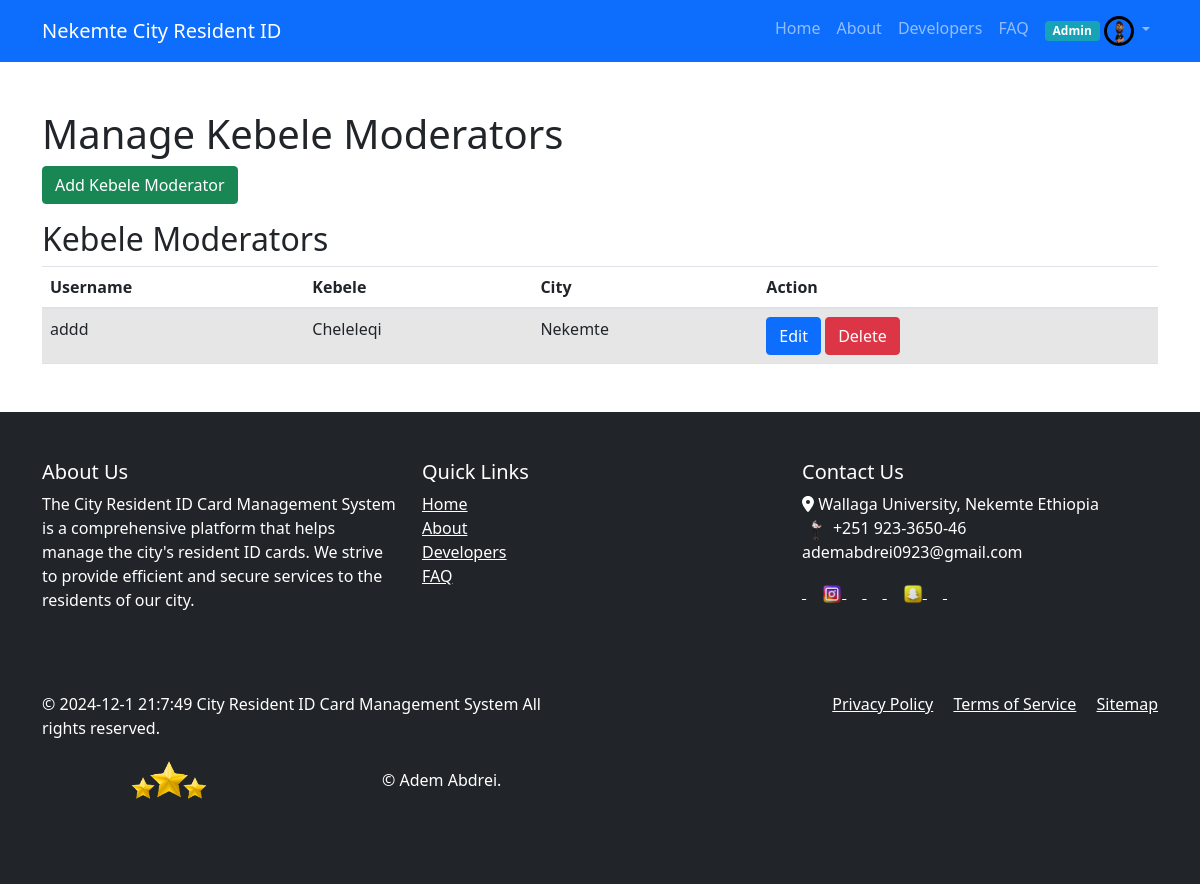
Screenshot of /admin/admin_manage_kebele_moderators.php (signed in) with the database file from the repository.
### tables this page shows
CREATE TABLE `kebelemoderator` (
  `kebeleModerator_id` int(11) NOT NULL,
  `username` varchar(50) NOT NULL,
  `password` varchar(255) NOT NULL,
  `full_name` varchar(100) NOT NULL,
  `image` varchar(255) DEFAULT NULL,
  `moderator_id` int(11) DEFAULT NULL,
  `kebele_id` int(11) DEFAULT NULL,
  `status` enum('active','inactive') DEFAULT 'active'
);

CREATE TABLE `kebele` (
  `kebele_id` int(11) NOT NULL,
  `kebele_name` varchar(50) NOT NULL,
  `city_id` int(11) DEFAULT NULL
);

CREATE TABLE `city` (
  `city_id` int(11) NOT NULL,
  `city_name` varchar(50) NOT NULL,
  `woreda_id` int(11) DEFAULT NULL
);

### admin/admin_manage_kebele_moderators.php (the view, shortened to what this page needs)
<?php
require_once '../includes/db_connection.php';
$getModeratorsQuery = "
    SELECT km.kebeleModerator_id, km.username, k.kebele_name, c.city_name
    FROM kebeleModerator km
    LEFT JOIN kebele k ON km.kebele_id = k.kebele_id
    LEFT JOIN city c ON k.city_id = c.city_id
    ORDER BY km.username
";
$getModeratorsStmt = $conn->prepare($getModeratorsQuery);
$getModeratorsStmt->execute();
$moderatorsResult = $getModeratorsStmt->get_result();
include '../includes/header.php';
?>
<!DOCTYPE html>
<html lang="en">
<head>
    <link rel="stylesheet" href="https://cdn.jsdelivr.net/npm/bootstrap@5.1.3/dist/css/bootstrap.min.css">
</head>
<body>
    <div class="container my-5">
        <h1>Manage Kebele Moderators</h1>
        <button type="button" class="btn btn-success mb-3" data-bs-toggle="modal" data-bs-target="#addModeratorModal">
            Add Kebele Moderator
        </button>
        <h2>Kebele Moderators</h2>
        <table class="table table-striped">
            <thead>
                <tr>
                    <th>Username</th>
                    <th>Kebele</th>
                    <th>City</th>
                    <th>Action</th>
                </tr>
            </thead>
            <tbody>
                <?php while ($row = $moderatorsResult->fetch_assoc()) : ?>
                    <tr>
                        <td><?php echo htmlspecialchars($row['username']); ?></td>
                        <td><?php echo htmlspecialchars($row['kebele_name']); ?></td>
                        <td><?php echo htmlspecialchars($row['city_name']); ?></td>
                        <td>
                            <button type="button" class="btn btn-primary editBtn" data-bs-toggle="modal" data-bs-target="#editModeratorModal" data-id="<?php echo $row['kebeleModerator_id']; ?>" data-username="<?php echo htmlspecialchars($row['username']); ?>" data-kebele="<?php echo htmlspecialchars($row['kebele_name']); ?>" data-city="<?php echo htmlspecialchars($row['city_name']); ?>">Edit</button>
                            <button type="button" class="btn btn-danger deleteBtn" data-bs-toggle="modal" data-bs-target="#deleteModeratorModal" data-id="<?php echo $row['kebeleModerator_id']; ?>">Delete</button>
                        </td>
                    </tr>
                <?php endwhile; ?>
            </tbody>
        </table>
    </div>
<?php include '../includes/footer.php';?>
</body>
</html>

### rows the page displays
kebelemoderator: username "addd", kebele.kebele_name "Cheleleqi", city.city_name "Nekemte"

### other values shown
$_SESSION["user_type"] "Admin"
